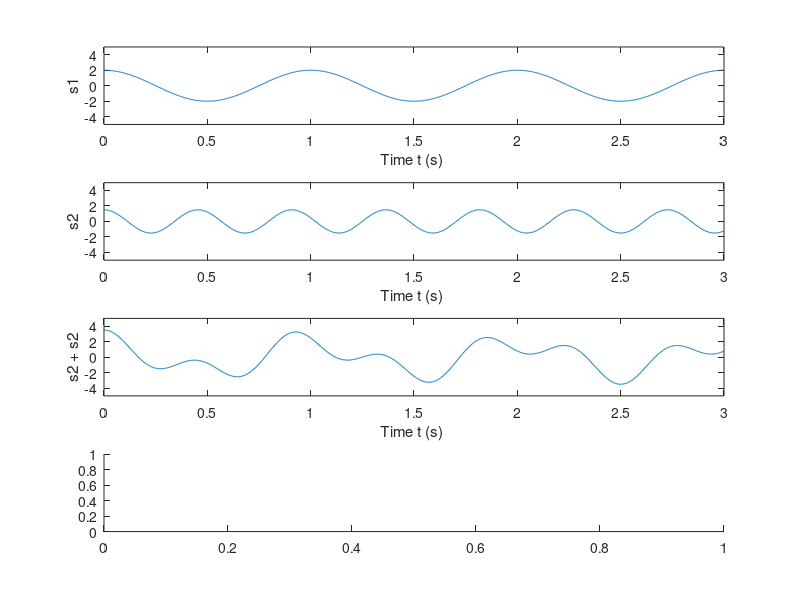

Source code (MATLAB): (Note: this script raises an error after producing the figure.)
%%... plot two sinusoids signal
A1 = 2; f1 = 1;
A2 = 1.5;f2 = 2.2;
t = linspace(0, 3*(1/f1), 1000);
s1 = A1*cos(2*pi*f1*t);
s2 = A2*cos(2*pi*f2*t);
subplot(4,1,1)
plot(t,s1),ylim([-5,5]),xlabel('Time t (s) '),ylabel('s1')
subplot(4,1,2)
plot(t,s2),ylim([-5,5]),xlabel('Time t (s) '),ylabel('s2')
subplot(4,1,3)
plot(t,s1+s2),ylim([-5,5]),xlabel('Time t (s) '),ylabel('s2 + s2')
subplot(4,1,4)
arrow([f1,0],[f1,A1]),text(f1,A1+0.2,'A1'),text(f1+0.05,0.2,'f1')
arrow([f2,0],[f2,A2]),text(f2,A2+0.2,'A2'),text(f2+0.05,0.2,'f2')
axis([0,2.5,0,2.5]),ylabel('Frequency Spectrum'),xlabel('Frequency (Hz)')
